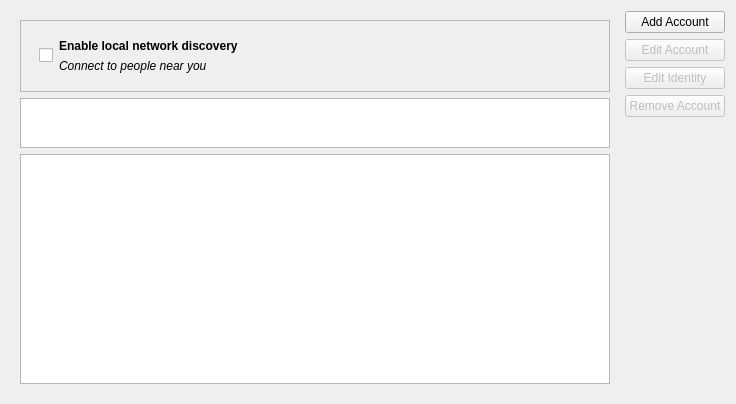
<?xml version="1.0" encoding="UTF-8"?>
<ui version="4.0">
 <class>MainWidget</class>
 <widget class="QWidget" name="MainWidget">
  <property name="geometry">
   <rect>
    <x>0</x>
    <y>0</y>
    <width>736</width>
    <height>404</height>
   </rect>
  </property>
  <layout class="QHBoxLayout" name="horizontalLayout">
   <item>
    <layout class="QHBoxLayout" name="horizontalLayout_2">
     <item>
      <widget class="QWidget" name="mainBodyWidget" native="true">
       <layout class="QVBoxLayout" name="verticalLayout">
        <item>
         <widget class="QFrame" name="salutEnableFrame">
          <property name="minimumSize">
           <size>
            <width>0</width>
            <height>50</height>
           </size>
          </property>
          <property name="frameShape">
           <enum>QFrame::StyledPanel</enum>
          </property>
          <property name="frameShadow">
           <enum>QFrame::Raised</enum>
          </property>
          <layout class="QVBoxLayout" name="verticalLayout_5">
           <item>
            <widget class="QWidget" name="salutWidget" native="true">
             <property name="sizePolicy">
              <sizepolicy hsizetype="Minimum" vsizetype="Minimum">
               <horstretch>0</horstretch>
               <verstretch>0</verstretch>
              </sizepolicy>
             </property>
             <layout class="QHBoxLayout" name="horizontalLayout_4">
              <item>
               <widget class="QCheckBox" name="salutEnableCheckbox">
                <property name="sizePolicy">
                 <sizepolicy hsizetype="Minimum" vsizetype="Maximum">
                  <horstretch>0</horstretch>
                  <verstretch>0</verstretch>
                 </sizepolicy>
                </property>
                <property name="iconSize">
                 <size>
                  <width>32</width>
                  <height>32</height>
                 </size>
                </property>
               </widget>
              </item>
              <item>
               <layout class="QVBoxLayout" name="verticalLayout_2">
                <item>
                 <widget class="QLabel" name="salutEnableLabel">
                  <property name="sizePolicy">
                   <sizepolicy hsizetype="Expanding" vsizetype="Preferred">
                    <horstretch>0</horstretch>
                    <verstretch>0</verstretch>
                   </sizepolicy>
                  </property>
                  <property name="font">
                   <font>
                    <weight>75</weight>
                    <bold>true</bold>
                   </font>
                  </property>
                  <property name="text">
                   <string>Enable local network discovery</string>
                  </property>
                 </widget>
                </item>
                <item>
                 <widget class="QLabel" name="salutEnableStatusLabel">
                  <property name="sizePolicy">
                   <sizepolicy hsizetype="Expanding" vsizetype="Preferred">
                    <horstretch>0</horstretch>
                    <verstretch>0</verstretch>
                   </sizepolicy>
                  </property>
                  <property name="font">
                   <font>
                    <weight>50</weight>
                    <italic>true</italic>
                    <bold>false</bold>
                   </font>
                  </property>
                  <property name="text">
                   <string>Connect to people near you</string>
                  </property>
                 </widget>
                </item>
               </layout>
              </item>
             </layout>
            </widget>
           </item>
          </layout>
         </widget>
        </item>
        <item>
         <widget class="QListView" name="salutListView">
          <property name="maximumSize">
           <size>
            <width>16777215</width>
            <height>50</height>
           </size>
          </property>
          <property name="iconSize">
           <size>
            <width>32</width>
            <height>32</height>
           </size>
          </property>
         </widget>
        </item>
        <item>
         <widget class="QListView" name="accountsListView">
          <property name="iconSize">
           <size>
            <width>32</width>
            <height>32</height>
           </size>
          </property>
         </widget>
        </item>
       </layout>
      </widget>
     </item>
     <item>
      <layout class="QVBoxLayout" name="verticalLayout_3">
       <item>
        <layout class="QVBoxLayout" name="verticalLayout_4">
         <property name="sizeConstraint">
          <enum>QLayout::SetFixedSize</enum>
         </property>
         <item>
          <widget class="KPushButton" name="addAccountButton">
           <property name="text">
            <string>Add Account</string>
           </property>
          </widget>
         </item>
         <item>
          <widget class="KPushButton" name="editAccountButton">
           <property name="enabled">
            <bool>false</bool>
           </property>
           <property name="text">
            <string>Edit Account</string>
           </property>
          </widget>
         </item>
         <item>
          <widget class="KPushButton" name="editAccountIdentityButton">
           <property name="enabled">
            <bool>false</bool>
           </property>
           <property name="toolTip">
            <string>Edit how you appear to others. Requires the account to be online.</string>
           </property>
           <property name="text">
            <string>Edit Identity</string>
           </property>
          </widget>
         </item>
         <item>
          <widget class="KPushButton" name="removeAccountButton">
           <property name="enabled">
            <bool>false</bool>
           </property>
           <property name="text">
            <string>Remove Account</string>
           </property>
          </widget>
         </item>
        </layout>
       </item>
       <item>
        <spacer name="verticalSpacer">
         <property name="orientation">
          <enum>Qt::Vertical</enum>
         </property>
         <property name="sizeHint" stdset="0">
          <size>
           <width>20</width>
           <height>40</height>
          </size>
         </property>
        </spacer>
       </item>
      </layout>
     </item>
    </layout>
   </item>
  </layout>
 </widget>
 <customwidgets>
  <customwidget>
   <class>KPushButton</class>
   <extends>QPushButton</extends>
   <header>kpushbutton.h</header>
  </customwidget>
 </customwidgets>
 <resources/>
 <connections/>
</ui>
